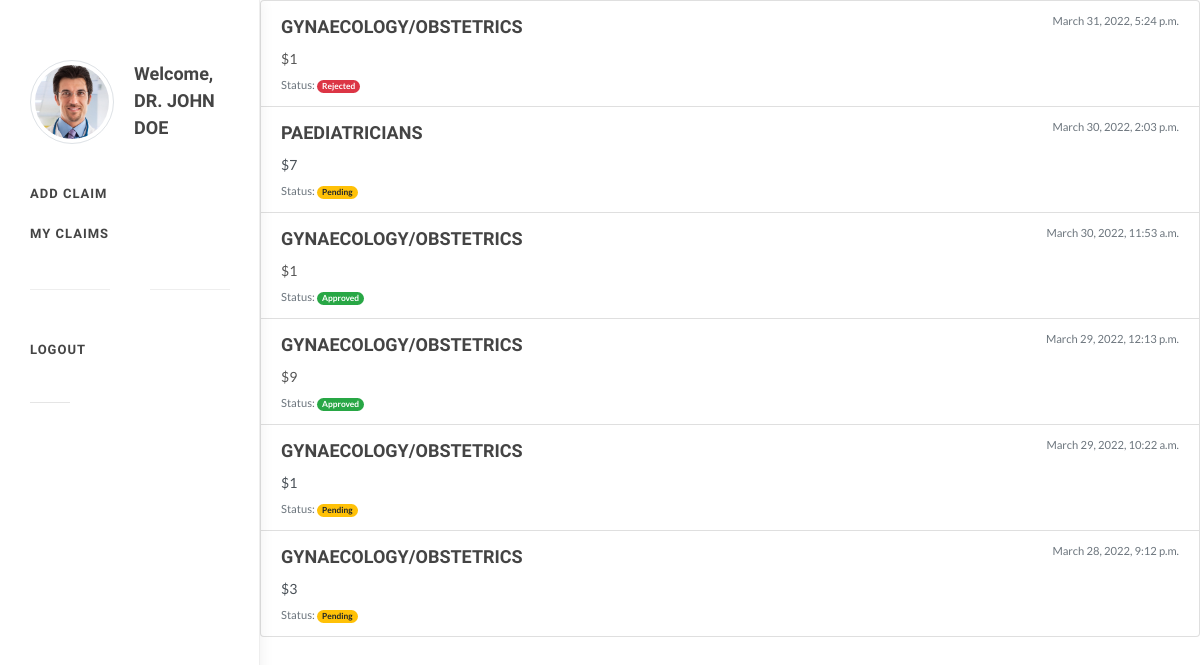
/myclaims (signed in), run on an earlier commit of the app's database.
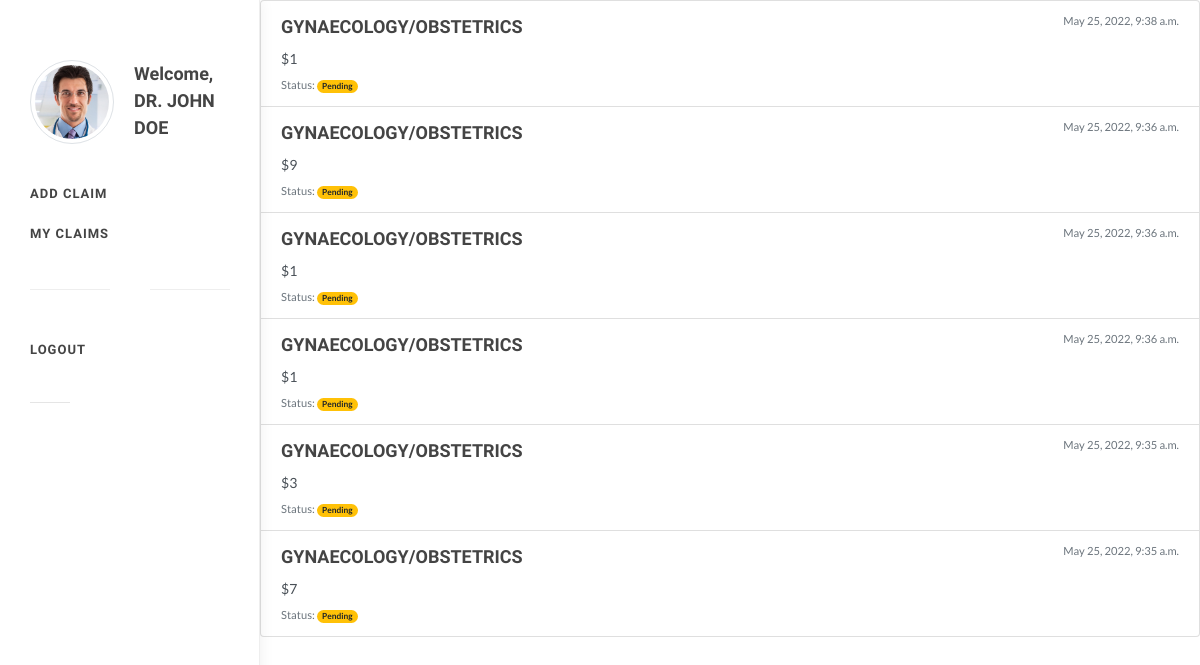
And on a later commit of the database.
### claim/models.py (models this page shows)
class Account(models.Model):
    display_picture = models.ImageField(null=True, blank=True, editable=True, upload_to="images/")
    user = models.ForeignKey(settings.AUTH_USER_MODEL, on_delete=models.CASCADE)
    accountType = models.CharField(max_length=64)
    name = models.CharField(max_length=64, default="")
    department =  models.CharField(max_length=64, default="")
    username = models.CharField(max_length=64, default="")

class Claim(models.Model):
    doctor = models.ForeignKey(Account, on_delete=models.CASCADE)
    claimed = models.IntegerField()
    age = models.IntegerField()
    gender = models.CharField(max_length=50)
    practice = models.IntegerField()
    member = models.IntegerField(default=0)
    description = models.CharField(max_length=50)
    tariff = models.IntegerField()
    approval = models.CharField(max_length=50)
    confidence = models.FloatField(blank=True, null=True)
    trees = models.CharField(max_length=50)
    forest = models.CharField(max_length=50)
    created_at = models.DateTimeField(auto_now_add=True)
    updated_at = models.DateTimeField(auto_now=True)
    class Meta:
        ordering = ('-updated_at',)

### claim/views.py (the view)
# urls.py: path('myclaims', views.myClaims, name='myclaims'),
def myClaims(request):
    user = request.user
    account = Account.objects.get(user = user)
    if account.accountType == 'Doctor':
        claims = Claim.objects.filter(doctor = account)
        return render(request, "claim/myClaims.html", {'claims':claims, 'account':account})
    return render(request, "claim/login.html")

### claim/templates/claim/myClaims.html (shortened to what this page needs)
{% extends 'claim/docSide.html' %}
{% block body %}
<div class="list-group">
    {% for claim in claims %}
    <a {% if claim.approval == "Pending"%}  href="{% url 'claim:claim-update' claim.id %}"
    {%else%}
    {% endif %} class="list-group-item list-group-item-action flex-column align-items-start">
        <div class="d-flex w-100 justify-content-between">
            <h4 class="mb-2">{{claim.description}}</h4>
            <small class="text-muted">{{claim.updated_at}}</small>
        </div>
        <p class="mb-1">${{claim.claimed}}</p>
        <small class="text-muted">Status:
            {% if claim.approval == "Approved"%}
            <span class="badge badge-pill badge-success">Approved</span>
            {% elif claim.approval == "Pending" %}
            <span class="badge badge-pill badge-warning">Pending</span>
            {% else %}
            <span class="badge badge-pill badge-danger">Rejected</span>
            {% endif %}</small>
    </a>
    {% endfor %}
</div>
{% endblock %}

### claim/templates/claim/docSide.html (shortened to what this page needs)
{% extends 'claim/base.html' %}
{% block side %}
side-header
        {% endblock %}
{% block content %}
		<header id="header" class="no-sticky">
			<div id="header-rap">
				<div class="container clearfix">
					<div id="logo" class="nobottomborder">
						<a  class="standard-logo" ><img src="{{ account.display_picture.url }}" class="alignleft img-circle img-thumbnail notopmargin nobottommargin" alt="Avatar" style="max-width: 84px;">
							<h4>Welcome, {{account.name}}</h4>
						</a>
					</div>
					<nav id="primary-menu">
						<ul>
							<li><a href="{% url 'claim:doctor'%}"><div>Add Claim</div></a></li>
                            <li><a href="{% url 'claim:myclaims' %}"><div>My Claims</div></a></li>
							<div class="divider divider-center"><a  data-scrollto="#header"><i class="icon-settings"></i></a></div>
							<li><a href="{% url 'claim:logout' %}"><div>Logout</div></a></li>
						</ul>
					</nav>
				</div>
			</div>
		</header>
        {% block body %}
        {% endblock %}
{% endblock %}

### claim/templates/claim/base.html (shortened to what this page needs)
{% load static %}
<!DOCTYPE html>
<html dir="ltr" lang="en-US">
<head>
	<link rel="stylesheet" href="{% static 'claim/css/bootstrap.css' %}" type="text/css" />
	<link rel="stylesheet" href="{% static 'claim/style.css' %}" type="text/css" />
	<link rel="stylesheet" href="{% static 'claim/css/dark.css' %}" type="text/css" />
	<link rel="stylesheet" href="{% static 'claim/css/font-icons.css' %}" type="text/css" />
	<link rel="stylesheet" href="{% static 'claim/css/animate.css' %}" type="text/css" />
	<link rel="stylesheet" href="{% static 'claim/css/magnific-popup.css' %}" type="text/css" />
	<link rel="stylesheet" href="{% static 'claim/css/components/bs-filestyle.css' %}" type="text/css" />
	<link rel="stylesheet" href="{% static 'claim/css/components/select-boxes.css' %}" type="text/css" />
	<link rel="stylesheet" href="{% static 'claim/css/components/bs-select.css' %}" type="text/css" />
	<link rel="stylesheet" href="{% static 'claim/css/components/datepicker.css' %}" type="text/css" />
	<link rel="stylesheet" href="{% static 'claim/css/components/timepicker.css' %}" type="text/css" />
	<link rel="stylesheet" href="{% static 'claim/css/components/ion.rangeslider.css' %}" type="text/css" />
	<link rel="stylesheet" href="{% static 'claim/css/components/bs-rating.css' %}" type="text/css" />
	<link rel="stylesheet" href="{% static 'claim/css/components/bs-switches.css' %}" type="text/css" />
	<link rel="stylesheet" href="{% static 'claim/css/responsive.css' %}" type="text/css" />
</head>
<body class="stretched {% block side %}
{% endblock %}">
	<div id="wrapper" class="clearfix">
        {% block content %}
        {% endblock %}
	</div>
</body>
</html>

What changed in the data, as far as the page shows it:
changed Claim: updated_at "March 31, 2022, 5:24 p.m." → "May 25, 2022, 9:38 a.m."; approval "Rejected" → "Pending"
changed Claim (number 2 of 6 on the later page): updated_at "March 29, 2022, 12:13 p.m." → "May 25, 2022, 9:36 a.m."; approval "Approved" → "Pending"; moves up the list
changed Claim (number 3 of 6 on the later page): updated_at "March 30, 2022, 11:53 a.m." → "May 25, 2022, 9:36 a.m."; approval "Approved" → "Pending"
changed Claim (number 4 of 6 on the later page): updated_at "March 29, 2022, 10:22 a.m." → "May 25, 2022, 9:36 a.m."
changed Claim (number 5 of 6 on the later page): updated_at "March 28, 2022, 9:12 p.m." → "May 25, 2022, 9:35 a.m."
changed Claim (number 6 of 6 on the later page): description "PAEDIATRICIANS" → "GYNAECOLOGY/OBSTETRICS"; updated_at "March 30, 2022, 2:03 p.m." → "May 25, 2022, 9:35 a.m."; moves down the list
